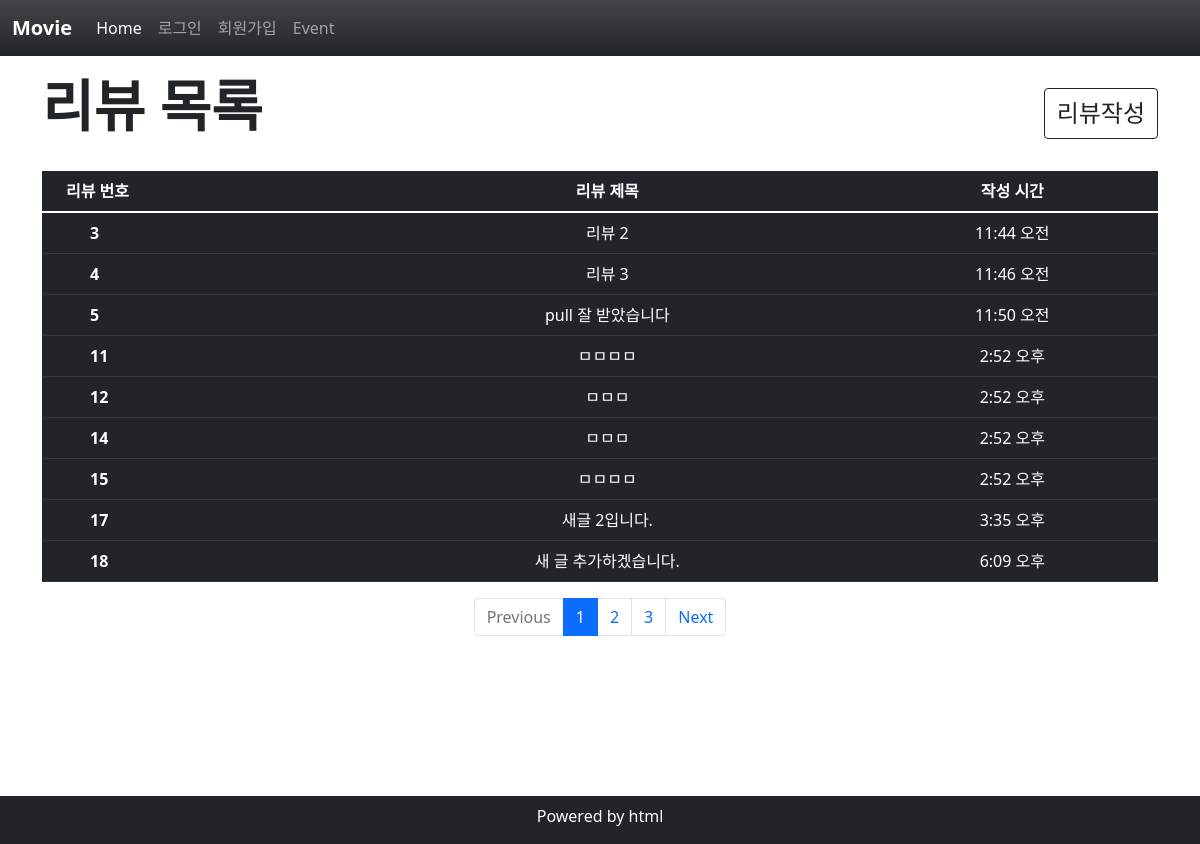
Before: / with the older database file.
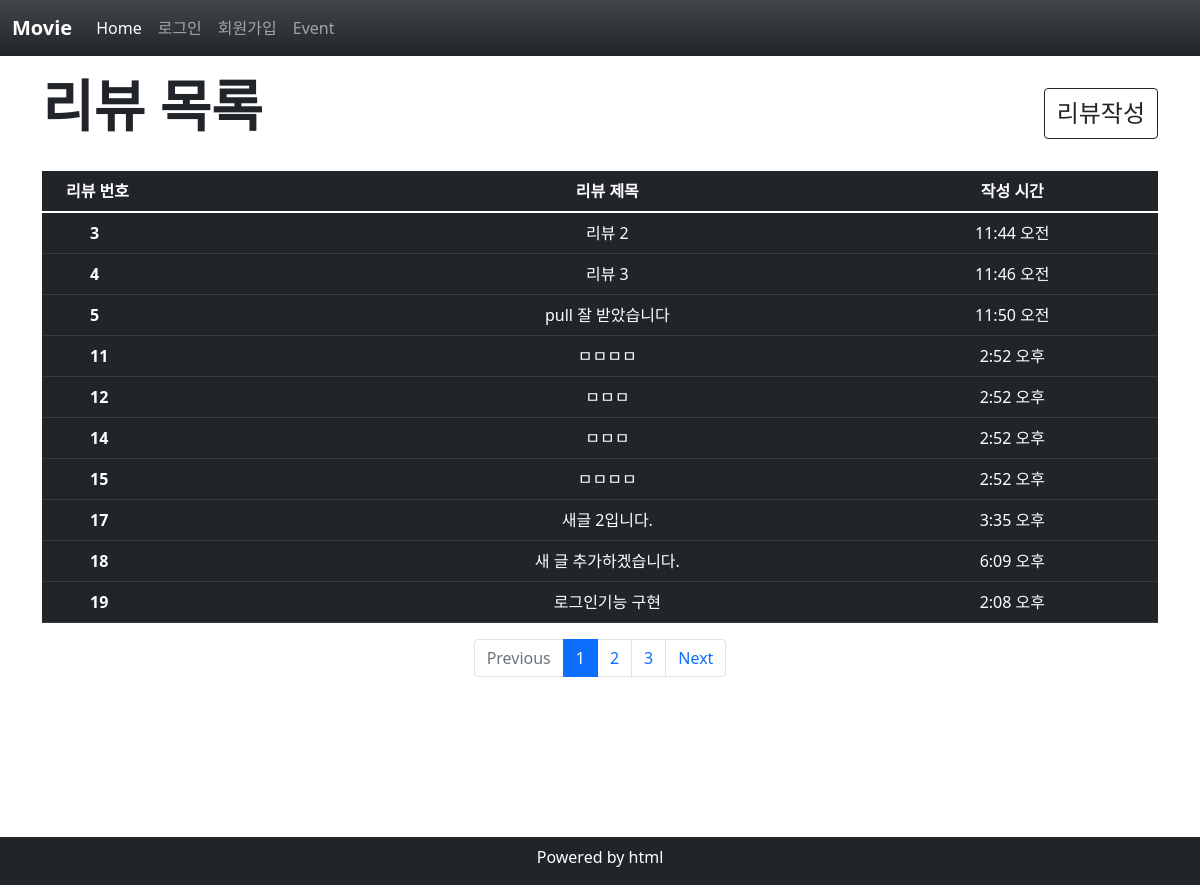
After: the same page with the newer database file.
### review/models.py (models this page shows)
class Review(models.Model):
    title = models.CharField(max_length=80)
    content = models.TextField()
    created_at = models.DateTimeField(auto_now_add=True)
    updated_at = models.DateTimeField(auto_now_add=True)

### review/views.py (the view)
# urls.py: path("", views.index, name="index"),
def index(request):
    review = Review.objects.all()
    context = {
        "reviews": review,
    }
    return render(request, "review/index.html", context)

### review/templates/review/index.html
{% extends 'base.html' %}
{% block content %}
<article class="container">
  <div class="d-flex justify-content-between my-3">
    <h1 class="fw-bold mb-3 display-4">리뷰 목록</h1>
    <a href="{% url 'review:new' %}" class="btn btn-outline-dark my-3 fs-4">
      리뷰작성
    </a>
  </div>
  <table class=" table table-dark table-hover text-center">
    <thead>
      <tr>
        <th scope="col" class="text-start ps-4">리뷰 번호</th>
        <th scope="col">리뷰 제목</th>
        <th scope="col">작성 시간</th>
      </tr>
    </thead>
    <tbody>
      {% for review in reviews %}
      <tr>
        <th scope="row" class="text-start ps-5">{{ review.pk }}</th>
        <td><a href="{% url 'review:detail' review.pk %}" class="text-decoration-none text-white">{{ review.title }}</a>
        </td>
        <td>{{ review.created_at| date:'P' }}</td>
      </tr>
      {% endfor %}
    </tbody>
  </table>
</article>
<nav aria-label="..." class="d-flex justify-content-center">
  <ul class="pagination">
    <li class="page-item disabled">
      <a class="page-link">Previous</a>
    </li>
    <li class="page-item active" aria-current="page">
      <a class="page-link" href="#">1</a>
    <li class="page-item"><a class="page-link" href="#">2</a></li>
    </li>
    <li class="page-item"><a class="page-link" href="#">3</a></li>
    <li class="page-item">
      <a class="page-link" href="#">Next</a>
    </li>
  </ul>
</nav>
{% endblock %}

Changed rows visible on the page:
added Review: pk "19", title "로그인기능 구현", created_at "2:08 오후"
